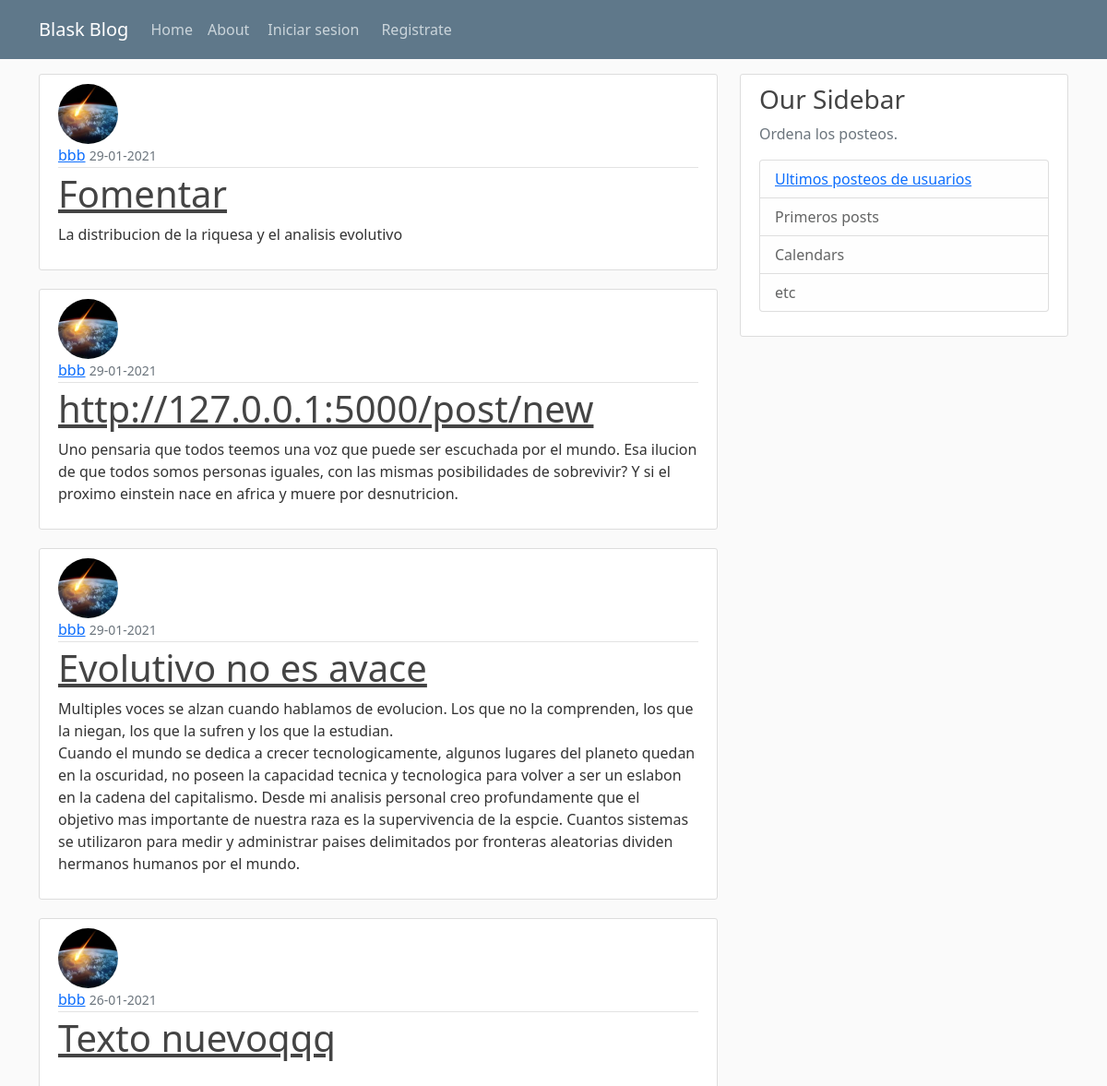
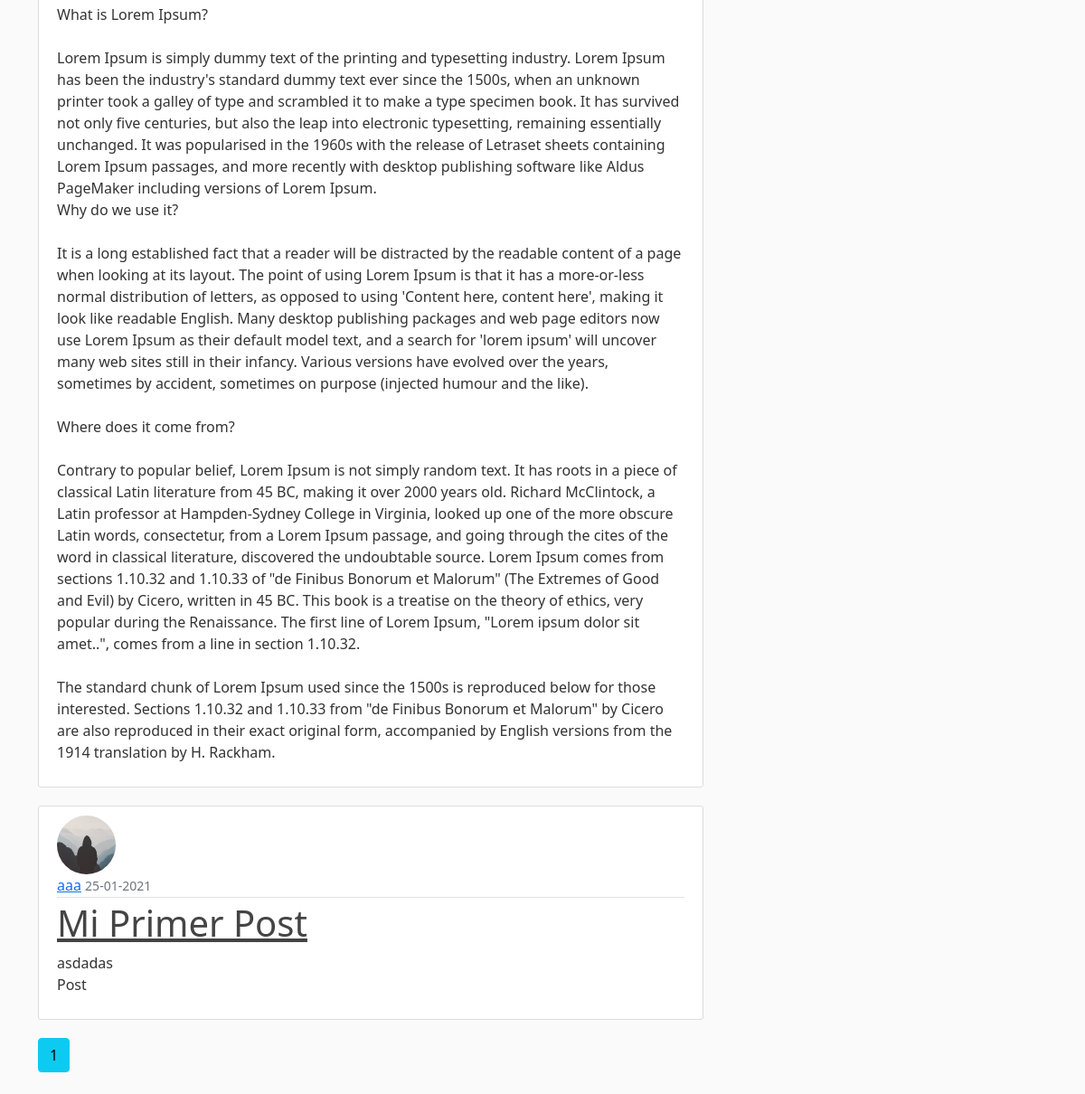
/home, run on an earlier commit of the app's database (2 pictures, top to bottom).
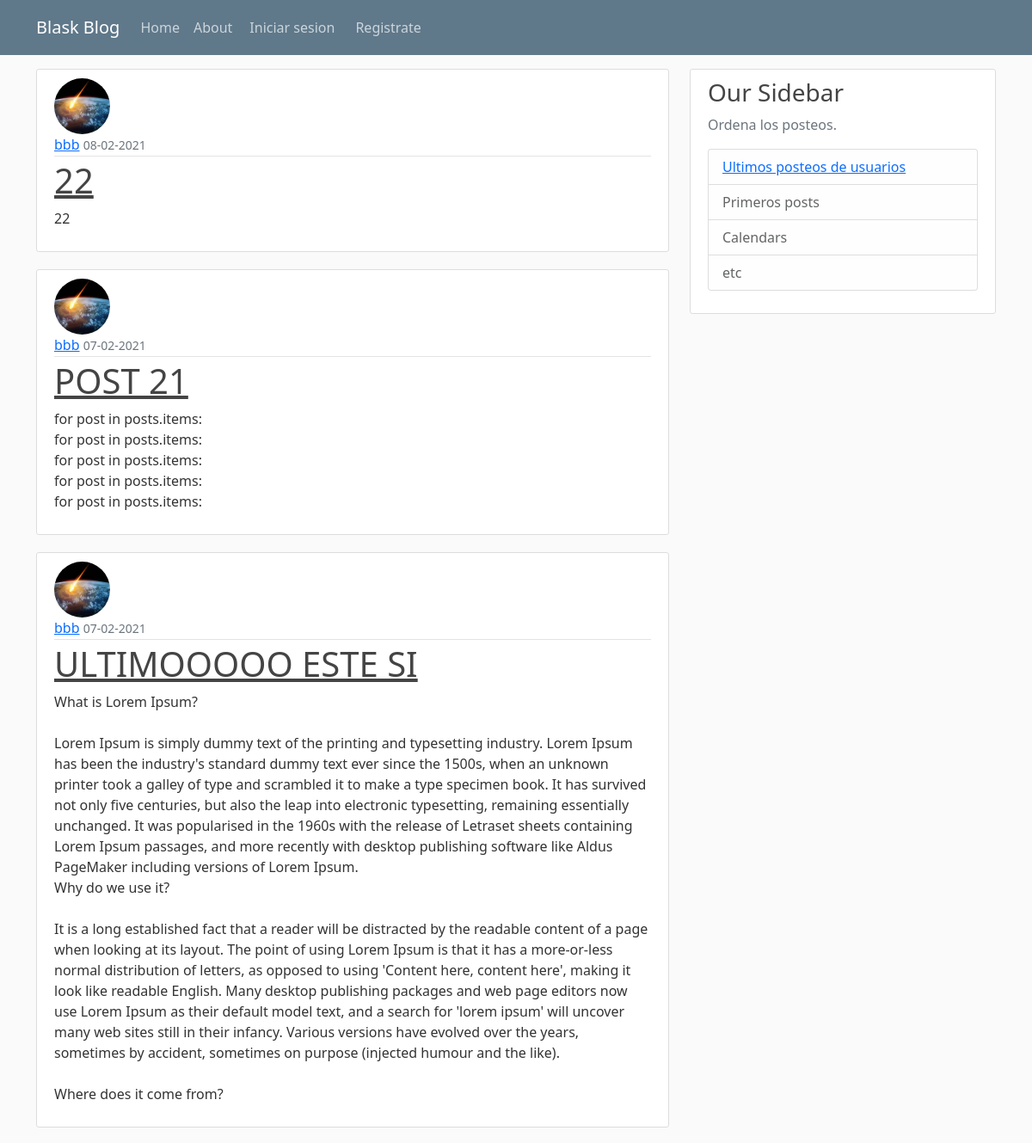
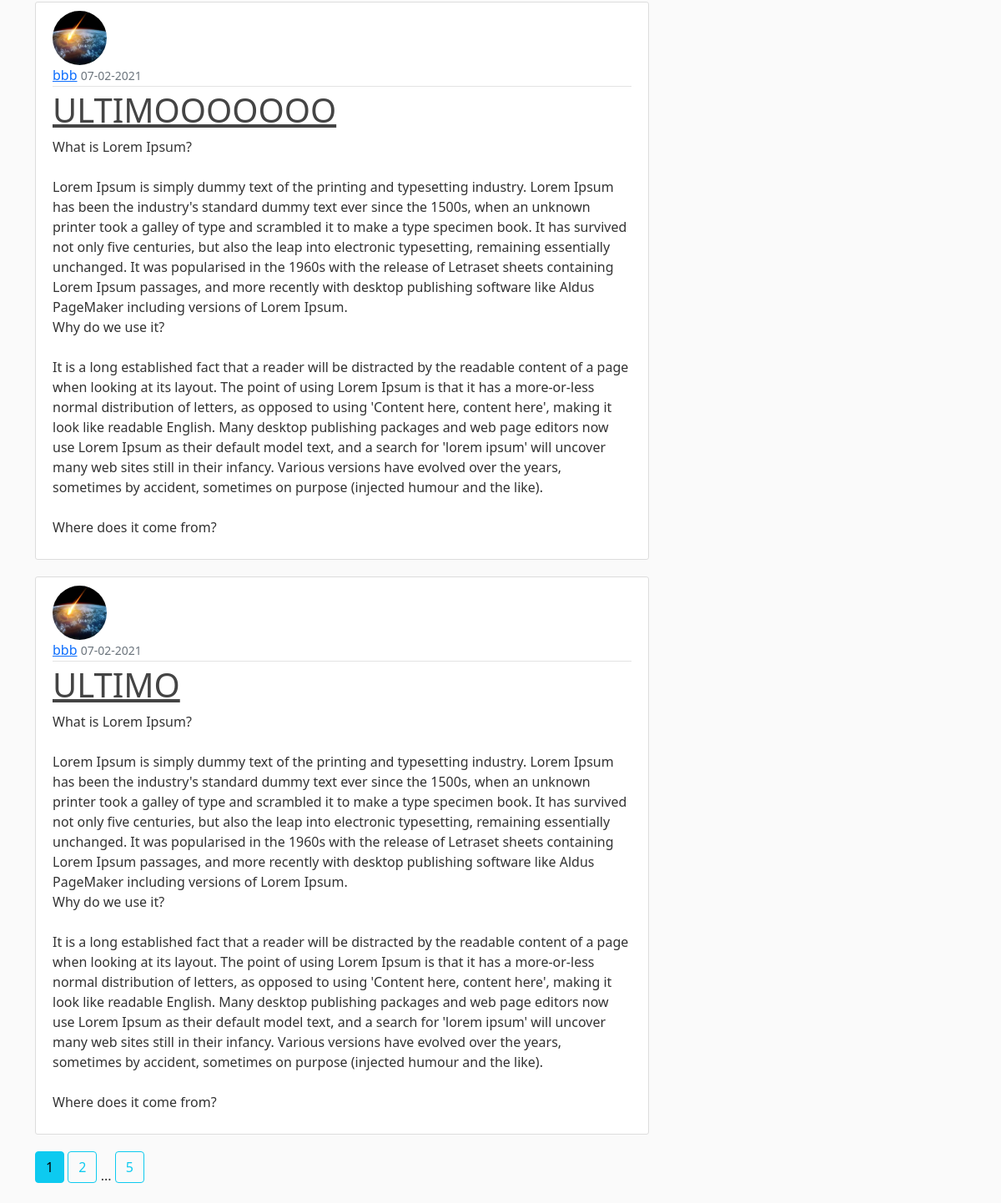
And on a later commit of the database (2 pictures, top to bottom).
### flaskblog/models.py (models this page shows, shortened)
class Post(db.Model):
	id = db.Column(db.Integer, primary_key=True)
	title = db.Column(db.String(100), nullable=False)
	date_posted = db.Column(db.DateTime, nullable=False, default=datetime.utcnow)
	content = db.Column(db.Text, nullable=False)
	user_id = db.Column(db.Integer, db.ForeignKey('user.id'), nullable=False)

class User(db.Model, UserMixin):
	id = db.Column(db.Integer, primary_key=True)
	username = db.Column(db.String(20), unique=True, nullable=False)
	email = db.Column(db.String(120), unique=True, nullable=False)
	image_file = db.Column(db.String(20), nullable=False, default='default.jpg')
	password = db.Column(db.String(60), nullable=False)
	posts = db.relationship('Post', backref=db.backref('author', lazy=True)) # o lazy dynamic

### flaskblog/main/routes.py (the view)
@main.route('/')
@main.route('/home')
def home():
	page = request.args.get('page', 1, type=int)
	posts = Post.query.order_by(Post.date_posted.desc()).paginate(page=page, per_page=5)
	return render_template('home.html', posts=posts, title="Ultimas noticias")

### flaskblog/templates/home.html
{% extends "layout.html" %}
{% block content %}
	{% for post in posts.items %}
		<article class="media content-section">
			<img class="rounded-circle article-img" src="{{ url_for('static', filename='profile_pics/' + post.author.image_file) }}">
		  	<div class="media-body">
		    	<div class="article-metadata">
		      		<a class="mr-2" href="{{ url_for('users.user_posts', username=post.author.username) }}">{{ post.author.username }}</a>
		      		<small class="text-muted">{{ post.date_posted.strftime('%d-%m-%Y') }}</small>
		    	</div>
		    	<h1><a class="article-title" href="{{ url_for('posts.post', post_id=post.id) }}">{{ post.title }}</a></h1>
		    	<p class="article-content">{{ post.content }}</p>
		  	</div>
		</article>
	{% endfor %}
	{% for page_num in posts.iter_pages(left_edge=1, right_edge=1, left_current=1, right_current=2) %}
		{% if page_num %}
			{% if posts.page == page_num %}
				<a class="btn btn-info mb-4" href="{{ url_for('main.home', page=page_num) }}">{{ page_num }}</a>
			{% else %}
				<a class="btn btn-outline-info mb-4" href="{{ url_for('main.home', page=page_num) }}">{{ page_num }}</a>
			{% endif %}
		{% else %}
		...
		{% endif %}
	{% endfor %}
{% endblock content %}

What changed in the data, as far as the page shows it:
no longer on this page (row unchanged): Post: image_file (picture), author.username "bbb", date_posted "29-01-2021", title "Fomentar", content "La distribucion de la riquesa y el analisis evolutivo"
no longer on this page (row unchanged): Post: image_file (picture), author.username "bbb", date_posted "29-01-2021", title "http://127.0.0.1:5000/post/new", content "Uno pensaria que todos teemos una voz que puede ser escuchada por el mundo. Esa ilucion de que todos somos personas iguales, con las mismas posibilidades de sobrevivir? Y si el proximo einstein nace en africa y muere por desnutricion."
no longer on this page (row unchanged): Post: image_file (picture), author.username "bbb", date_posted "29-01-2021", title "Evolutivo no es avace", content "Multiples voces se alzan cuando hablamos de evolucion. Los que no la comprenden, los que la niegan, los que la sufren y los que la estudian. Cuando el mundo se dedica a crecer tecnologicamente, algunos lugares del planeto quedan en la oscuridad, no poseen la capacidad tecnica y tecnologica para volver a ser un eslabon en la cadena del capitalismo. Desde mi analisis personal creo profundamente que el objetivo mas importante de nuestra raza es la supervivencia de la espcie. Cuantos sistemas se utilizaron para medir y administrar paises delimitados por fronteras aleatorias dividen hermanos humanos por el mundo."
no longer on this page (row unchanged): Post: image_file (picture), author.username "bbb", date_posted "26-01-2021", title "Texto nuevoqqq", content "What is Lorem Ipsum? Lorem Ipsum is simply dummy text of the printing and typesetting industry. Lorem Ipsum has been the industry's standard dummy text ever since the 1500s, when an unknown printer took a galley of type and scrambled it to make a type specimen book. It has survived not only five centuries, but also the leap into electronic typesetting, remaining essentially unchanged. It was popularised in the 1960s with the release of Letraset sheets containing Lorem Ipsum passages, and more recently with desktop publishing software like Aldus PageMaker including versions of Lorem Ipsum. Why do we use it? It is a long established fact that a reader will be distracted by the readable…"
no longer on this page (row unchanged): Post: image_file (placeholder picture), author.username "aaa", date_posted "25-01-2021", title "Mi Primer Post", content "asdadas Post"
added Post: image_file (picture), author.username "bbb", date_posted "08-02-2021", title "22", content "22"
added Post: image_file (picture), author.username "bbb", date_posted "07-02-2021", title "POST 21", content "for post in posts.items: for post in posts.items: for post in posts.items: for post in posts.items: for post in posts.items:"
added Post: image_file (picture), author.username "bbb", date_posted "07-02-2021", title "ULTIMOOOOO ESTE SI", content "What is Lorem Ipsum? Lorem Ipsum is simply dummy text of the printing and typesetting industry. Lorem Ipsum has been the industry's standard dummy text ever since the 1500s, when an unknown printer took a galley of type and scrambled it to make a type specimen book. It has survived not only five centuries, but also the leap into electronic typesetting, remaining essentially unchanged. It was popularised in the 1960s with the release of Letraset sheets containing Lorem Ipsum passages, and more recently with desktop publishing software like Aldus PageMaker including versions of Lorem Ipsum. Why do we use it? It is a long established fact that a reader will be distracted by the readable…"
added Post: image_file (picture), author.username "bbb", date_posted "07-02-2021", title "ULTIMOOOOOOO", content "What is Lorem Ipsum? Lorem Ipsum is simply dummy text of the printing and typesetting industry. Lorem Ipsum has been the industry's standard dummy text ever since the 1500s, when an unknown printer took a galley of type and scrambled it to make a type specimen book. It has survived not only five centuries, but also the leap into electronic typesetting, remaining essentially unchanged. It was popularised in the 1960s with the release of Letraset sheets containing Lorem Ipsum passages, and more recently with desktop publishing software like Aldus PageMaker including versions of Lorem Ipsum. Why do we use it? It is a long established fact that a reader will be distracted by the readable…"
added Post: image_file (picture), author.username "bbb", date_posted "07-02-2021", title "ULTIMO", content "What is Lorem Ipsum? Lorem Ipsum is simply dummy text of the printing and typesetting industry. Lorem Ipsum has been the industry's standard dummy text ever since the 1500s, when an unknown printer took a galley of type and scrambled it to make a type specimen book. It has survived not only five centuries, but also the leap into electronic typesetting, remaining essentially unchanged. It was popularised in the 1960s with the release of Letraset sheets containing Lorem Ipsum passages, and more recently with desktop publishing software like Aldus PageMaker including versions of Lorem Ipsum. Why do we use it? It is a long established fact that a reader will be distracted by the readable…"
Also different on the page:
new list line: "2"
new list line: "5"
